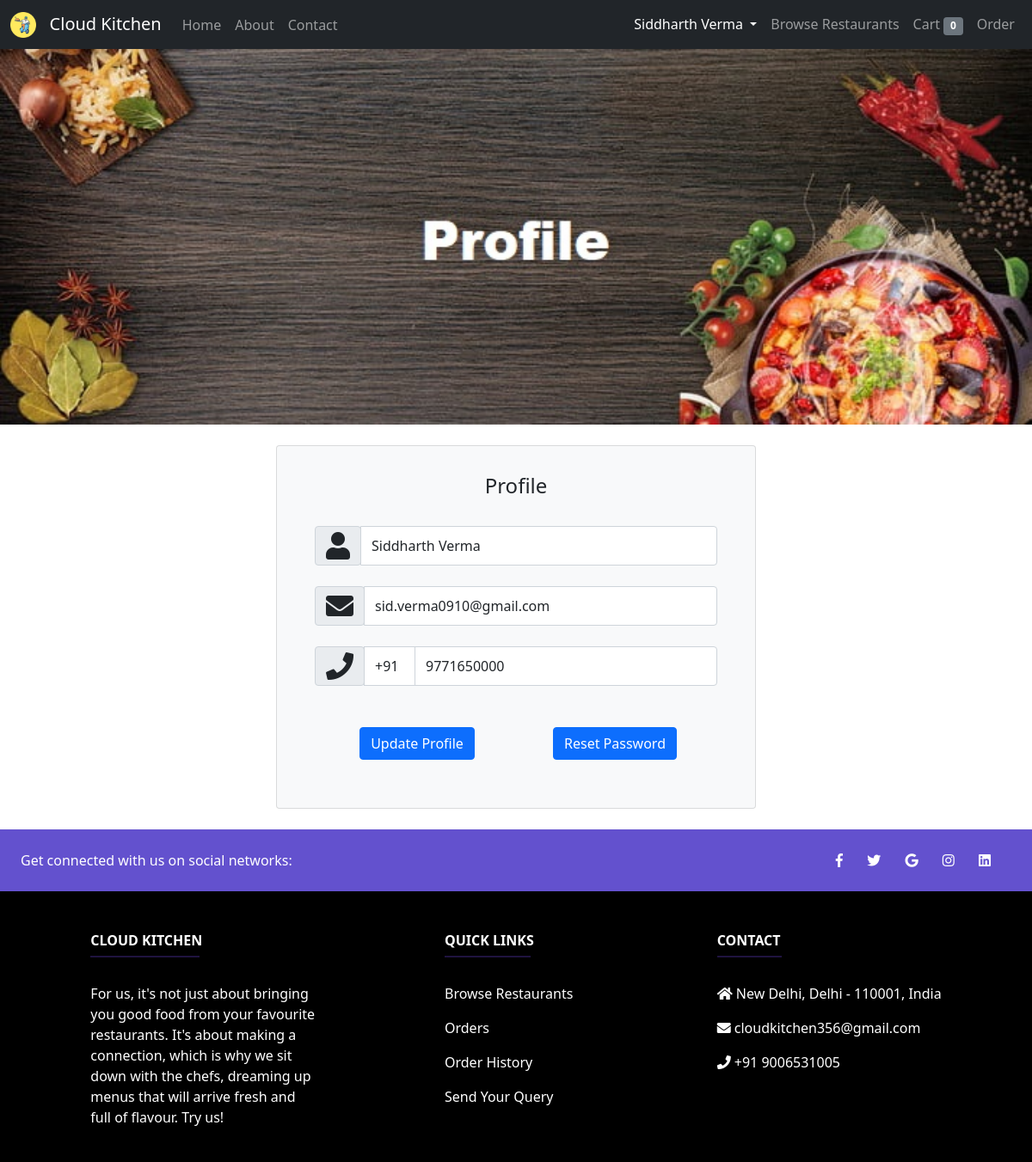
The page /user/profile/ (signed in) on the database its author committed.
### Home/models.py (models this page shows)
class User(models.Model):
    name = models.CharField(max_length=100)
    email = models.EmailField(primary_key=True)
    contact = models.IntegerField()
    password = models.CharField(max_length=10)

### User/views.py (the view)
# urls.py: path('profile/', views.viewProfile, name="UserProfile"),
def viewProfile(request):
    if 'email' in request.session and User.objects.filter(email=request.session['email']).exists():
        obj = User.objects.get(email=request.session['email'])
        return render(request, 'userProfile.html', {'name': obj.name, 'obj': obj, 'count': Cart.objects.filter(user=obj).count()})
    else:
        messages.error(request, "Please login first.")
        return redirect('/')

### User/templates/userProfile.html (shortened to what this page needs)
{% extends "userBase.html" %}
{% load static %}
{% block head %}
<link rel="stylesheet" type="text/css" href="{% static 'css/register.css' %}">
{% endblock %}
{% block profile %} active {% endblock %}
{% block items %} {{ count }} {% endblock %}
{% block content %}
<img src="{% static 'img/profile.jpg' %}" class="banner">
<link rel="stylesheet" href="https://use.fontawesome.com/releases/v5.0.8/css/all.css">
<center>
<div class="container">
<br>
<div class="card bg-light" style="width: 50%;">
<article class="card-body mx-auto" style="max-width: 500px;">
	<h4 class="card-title mt-3 text-center">Profile</h4>
	<br>
		<div class="form-group input-group">
			<div class="input-group-prepend">
				<span class="input-group-text"> <i class="fa fa-user fa-2x"></i> </span>
			 </div>
			<input type="text" size="100" name="name" class="form-control" style="background-color: white;" placeholder="Full Name" value="{{ obj.name }}" readonly>
		</div>
		<br>
		<div class="form-group input-group">
			<div class="input-group-prepend">
				<span class="input-group-text"> <i class="fa fa-envelope fa-2x"></i> </span>
			 </div>
			<input type="email" name="email" class="form-control" style="background-color: white;" placeholder="Email Address" value="{{ obj.email }}" readonly>
		</div>
		<br>
		<div class="form-group input-group">
			<div class="input-group-prepend">
				<span class="input-group-text"> <i class="fa fa-phone fa-2x"></i> </span>
			</div>
			<input type="text" value="+91" class="form-control" style="max-width: 60px; background-color: white;" readonly>
			<input type="number" name="contact" class="form-control" style="background-color: white;" placeholder="Contact Number" value="{{ obj.contact }}" readonly>
		</div>
		<br> <br>
		<center>
		<div class="row mb-3 px-3">
			<div class="col-sm-6 col-12">
                <center><a href="/user/updateProfile/"><button type="submit" class="btn btn-primary btn-block">Update Profile</button></a></center>
            </div>
            <div class="col-sm-6 col-12">
                <center><a href="/user/resetPassword/"><button type="submit" class="btn btn-primary btn-block">Reset Password</button></a></center>
            </div>
		</div>
        <br>
		</center>
</article>
</div>
</div>
</center>
<br>
{% endblock %}

### User/templates/userBase.html (shortened to what this page needs)
<!doctype html>
<html lang="en">
  <head>
    {% load static %}
    <link href="https://cdn.jsdelivr.net/npm/bootstrap@5.0.0/dist/css/bootstrap.min.css" rel="stylesheet">
    {% block head %} {% endblock %}
  </head>
  <body>
  <nav class="navbar navbar-expand-lg navbar-dark bg-dark">
    <div class="container-fluid">
      <a class="navbar-brand" href="/user">
        <img src="{% static 'img/Logo.png' %}" alt="" width="30" height="30" class="d-inline-block align-text-top">
        &nbsp; Cloud Kitchen
      </a>
      <div class="collapse navbar-collapse" id="navbarSupportedContent">
        <ul class="navbar-nav me-auto mb-2 mb-lg-0">
          <li class="nav-item">
            <a class="nav-link {% block home %} {% endblock %}" aria-current="page" href="/user">Home</a>
          </li>
          <li class="nav-item">
            <a class="nav-link {% block about %} {% endblock %}" href="/user/about/">About</a>
          </li>
          <li class="nav-item">
            <a class="nav-link {% block contact %} {% endblock %}" href="/user/contact/">Contact</a>
          </li>
        </ul>
        <ul class="navbar-nav ms-auto mb-2 mb-lg-0">
          <li class="nav-item dropdown">
            <a class="nav-link dropdown-toggle {% block profile %} {% endblock %}" id="navbarDropdown" role="button" data-bs-toggle="dropdown" aria-expanded="false"> {{ name }} </a>
          </li>
          <li class="nav-item">
            <a class="nav-link {% block restaurants %} {% endblock %}" href="/user/browseRestaurant/">Browse Restaurants</a>
          </li>
          <li class="nav-item">
            <a class="nav-link {% block cart %} {% endblock %}" href="/user/cart/">Cart <span class="badge bg-secondary">{% block items %} {% endblock %}</span></a>
          </li>
          <li class="nav-item">
            <a class="nav-link {% block order %} {% endblock %}" href="/user/order/">Order</a>
          </li>
        </ul>
      </div>
    </div>
  </nav>
  {% block content %} {% endblock %}
  <footer class="text-center text-lg-start text-white" style="background-color: black">
    <section class="d-flex justify-content-between p-4" style="background-color: #6351ce">
      <div class="me-5">
        <span>Get connected with us on social networks:</span>
      </div>
      <div>
        <a href="https://www.facebook.com/" class="text-white me-4"><i class="fab fa-facebook-f"></i></a>
        <a href="https://www.twitter.com/" class="text-white me-4"><i class="fab fa-twitter"></i></a>
        <a href="https://mail.google.com/" class="text-white me-4"><i class="fab fa-google"></i></a>
        <a href="https://www.instagram.com/" class="text-white me-4"><i class="fab fa-instagram"></i></a>
        <a href="https://www.linkedin.com/" class="text-white me-4"><i class="fab fa-linkedin"></i></a>
      </div>
    </section>
    <section class="">
      <div class="container text-center text-md-start mt-5">
        <div class="row mt-3">
          <div class="col-md-3 col-lg-4 col-xl-3 mx-auto mb-4">
            <h6 class="text-uppercase fw-bold">Cloud Kitchen</h6>
            <hr class="mb-4 mt-0 d-inline-block mx-auto" style="width: 127px; background-color: #7c4dff; height: 2px" />
            <p>
              For us, it's not just about bringing you good food from your favourite restaurants. It's about making a
              connection, which is why we sit down with the chefs, dreaming up menus that will arrive fresh and full of
              flavour. Try us!
            </p>
          </div>
          <div class="col-md-3 col-lg-2 col-xl-2 mx-auto mb-4">
            <h6 class="text-uppercase fw-bold">Quick links</h6>
            <hr class="mb-4 mt-0 d-inline-block mx-auto" style="width: 100px; background-color: #7c4dff; height: 2px" />
            <p> <a href="/user/browseRestaurant/" class="text-white" style="text-decoration:none">Browse Restaurants</a> </p>
            <p> <a href="/user/order/" class="text-white" style="text-decoration:none">Orders</a> </p>
            <p> <a href="/user/orderHistory/" class="text-white" style="text-decoration:none">Order History</a> </p>
            <p> <a href="/user/contact/" class="text-white" style="text-decoration:none">Send Your Query</a> </p>
          </div>
          <div class="col-md-4 col-lg-3 col-xl-3 mx-auto mb-md-0 mb-4">
            <h6 class="text-uppercase fw-bold">Contact</h6>
            <hr class="mb-4 mt-0 d-inline-block mx-auto" style="width: 75px; background-color: #7c4dff; height: 2px" />
            <p> <i class="fas fa-home mr-3"></i> New Delhi, Delhi - 110001, India </p>
            <p> <i class="fas fa-envelope mr-3"></i> cloudkitchen356@gmail.com </p>
            <p> <i class="fas fa-phone mr-3"></i> +91 9006531005 </p>
          </div>
        </div>
      </div>
    </section>
  </footer>
  </body>
</html>

### Home/static/css/register.css (style rules this page uses)
.banner { width: 1519px; max-height: 500px; max-width: 100%; }
input:read-only { background-color: red; }

### rows shown on the page
User: name "Siddharth Verma", email "sid.verma0910@gmail.com", contact "9771650000"

### other values the page prints
{{ count }} "0"
